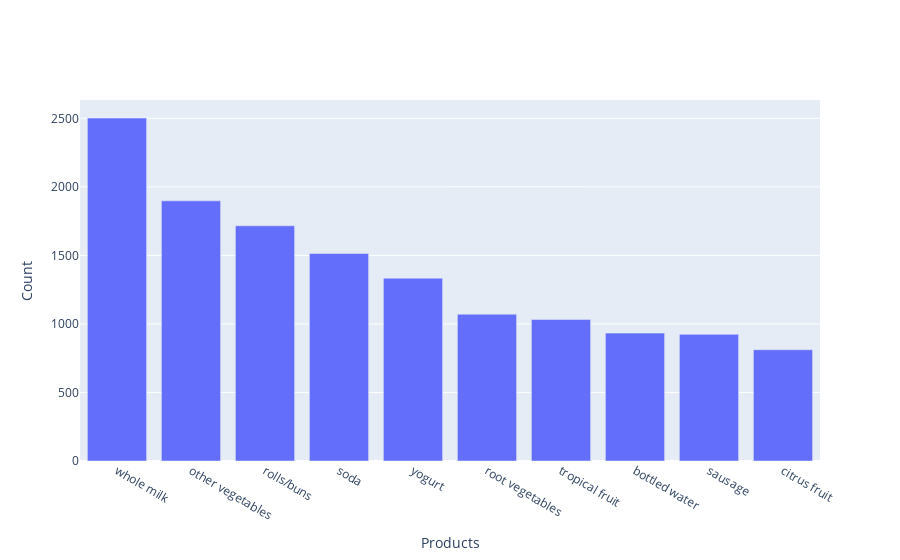

Notebook code cell kept with this figure:
### Code cell
x = trans['itemDescription'].value_counts()
x = x.sort_values(ascending = False) 
x = x[:10]

ditribution_plot(x=x.index, y=x.values, yaxis="Count", xaxis="Products")

### Figure 1 — Plotly figure (JSON) as saved in the notebook; plotly's stock layout.template omitted (floating-point values rounded to 4 significant figures)
{"data": [{"type": "bar", "x": ["whole milk", "other vegetables", "rolls/buns", "soda", "yogurt", "root vegetables", "tropical fruit", "bottled water", "sausage", "citrus fruit"], "y": [2502, 1898, 1716, 1514, 1334, 1071, 1032, 933, 924, 812]}], "layout": {"xaxis": {"title": {"text": "Products"}}, "yaxis": {"title": {"text": "Count"}}}}
